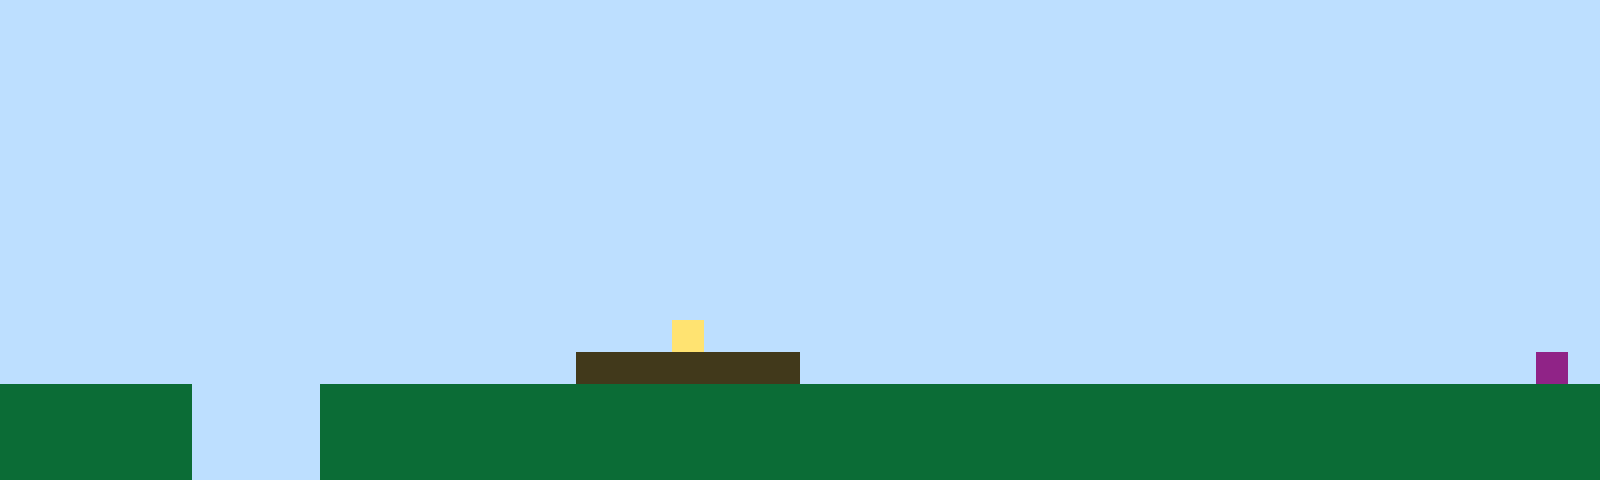

A 2D game scene composited from a Tiled map and its tileset images. What follows is a short description and the map's XML, with every tile layer's data as written:
An orthogonal 50x15 tile map with 32x32 px tiles, 1 tile layer (Tile Layer 1).

<map version="1.10" tiledversion="1.11.2" orientation="orthogonal" renderorder="right-up" width="50" height="15" tilewidth="32" tileheight="32" infinite="0" nextlayerid="2" nextobjectid="1"><editorsettings><export target="map1.csv" format="csv" /></editorsettings><tileset firstgid="1" name="sprites" tilewidth="32" tileheight="32" tilecount="6" columns="3"><image source="sprites.png" width="96" height="64" /></tileset><layer id="1" name="Tile Layer 1" width="50" height="15"><data encoding="csv">1,1,1,1,1,1,1,1,1,1,1,1,1,1,1,1,1,1,1,1,1,1,1,1,1,1,1,1,1,1,1,1,1,1,1,1,1,1,1,1,1,1,1,1,1,1,1,1,1,1,1,1,1,1,1,1,1,1,1,1,1,1,1,1,1,1,1,1,1,1,1,1,1,1,1,1,1,1,1,1,1,1,1,1,1,1,1,1,1,1,1,1,1,1,1,1,1,1,1,1,1,1,1,1,1,1,1,1,1,1,1,1,1,1,1,1,1,1,1,1,1,1,1,1,1,1,1,1,1,1,1,1,1,1,1,1,1,1,1,1,1,1,1,1,1,1,1,1,1,1,1,1,1,1,1,1,1,1,1,1,1,1,1,1,1,1,1,1,1,1,1,1,1,1,1,1,1,1,1,1,1,1,1,1,1,1,1,1,1,1,1,1,1,1,1,1,1,1,1,1,1,1,1,1,1,1,1,1,1,1,1,1,1,1,1,1,1,1,1,1,1,1,1,1,1,1,1,1,1,1,1,1,1,1,1,1,1,1,1,1,1,1,1,1,1,1,1,1,1,1,1,1,1,1,1,1,1,1,1,1,1,1,1,1,1,1,1,1,1,1,1,1,1,1,1,1,1,1,1,1,1,1,1,1,1,1,1,1,1,1,1,1,1,1,1,1,1,1,1,1,1,1,1,1,1,1,1,1,1,1,1,1,1,1,1,1,1,1,1,1,1,1,1,1,1,1,1,1,1,1,1,1,1,1,1,1,1,1,1,1,1,1,1,1,1,1,1,1,1,1,1,1,1,1,1,1,1,1,1,1,1,1,1,1,1,1,1,1,1,1,1,1,1,1,1,1,1,1,1,1,1,1,1,1,1,1,1,1,1,1,1,1,1,1,1,1,1,1,1,1,1,1,1,1,1,1,1,1,1,1,1,1,1,1,1,1,1,1,1,1,1,1,1,1,1,1,1,1,1,1,1,1,1,1,1,1,1,1,1,1,1,1,1,1,1,1,1,1,1,1,1,1,1,1,1,1,1,1,1,1,1,1,1,1,1,1,1,1,1,1,1,1,1,1,1,1,1,1,1,1,1,1,1,1,1,1,1,1,1,1,1,1,1,1,1,1,1,1,1,1,1,1,1,1,1,1,1,1,1,1,1,1,1,1,1,1,1,1,1,1,1,4,1,1,1,1,1,1,1,1,1,1,1,1,1,1,1,1,1,1,1,1,1,1,1,1,1,1,1,1,1,1,1,1,1,1,1,1,1,1,1,1,1,1,1,1,1,1,3,3,3,3,3,3,3,1,1,1,1,1,1,1,1,1,1,1,1,1,1,1,1,1,1,1,1,1,1,1,6,1,2,2,2,2,2,2,1,1,1,1,2,2,2,2,2,2,2,2,2,2,2,2,2,2,2,2,2,2,2,2,2,2,2,2,2,2,2,2,2,2,2,2,2,2,2,2,2,2,2,2,2,2,2,2,2,2,1,1,1,1,2,2,2,2,2,2,2,2,2,2,2,2,2,2,2,2,2,2,2,2,2,2,2,2,2,2,2,2,2,2,2,2,2,2,2,2,2,2,2,2,2,2,2,2,2,2,1,1,1,1,2,2,2,2,2,2,2,2,2,2,2,2,2,2,2,2,2,2,2,2,2,2,2,2,2,2,2,2,2,2,2,2,2,2,2,2,2,2,2,2</data></layer></map>
